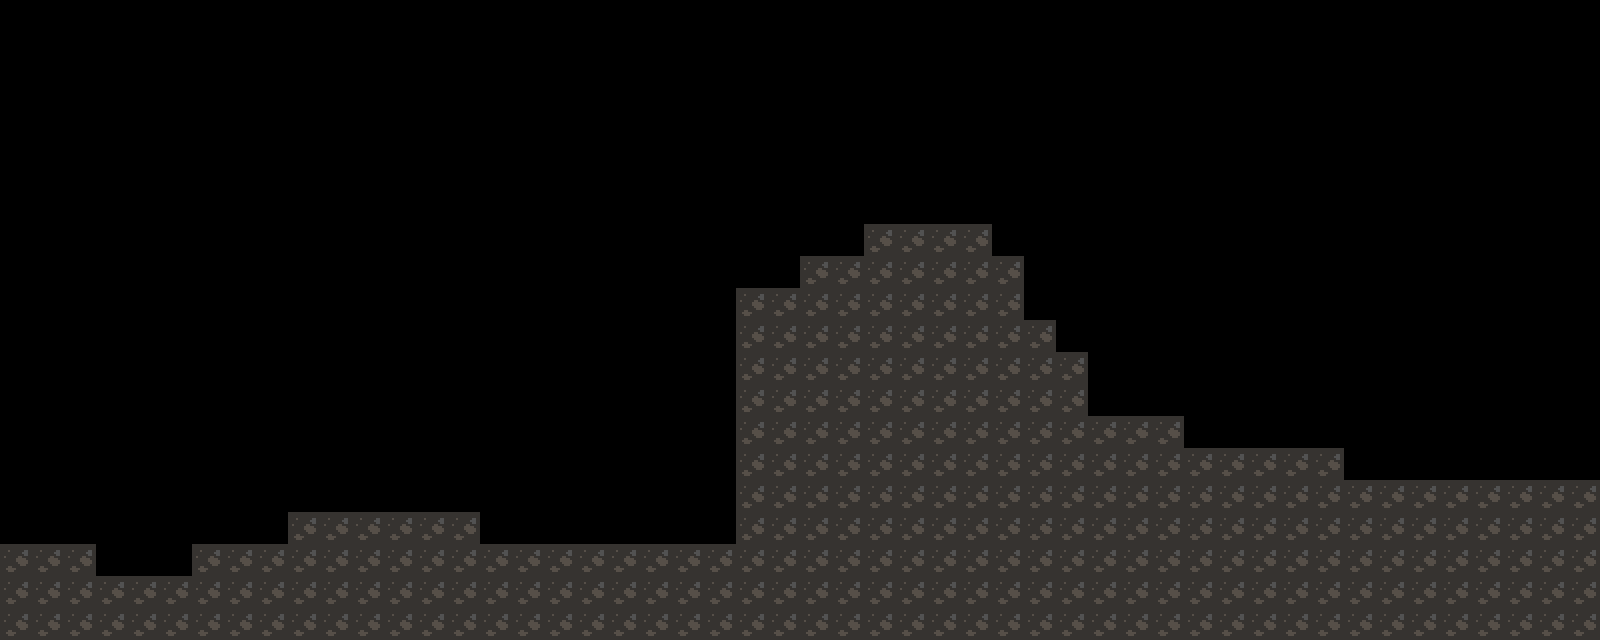

A 2D game scene composited from a Tiled map and its tileset images. What follows is a short description and the map's XML, with every tile layer's data as written:
An orthogonal 50x20 tile map with 32x32 px tiles, 1 tile layer (Tile Layer 1).

<map version="1.0" orientation="orthogonal" renderorder="right-down" width="50" height="20" tilewidth="32" tileheight="32" nextobjectid="1">
 <tileset firstgid="1" name="tiles_16_with_vines" tilewidth="32" tileheight="32" tilecount="36" columns="6">
  <image source="../Tilesets/tiles_16_with_vines.png" width="192" height="192" />
 </tileset>
 <layer name="Tile Layer 1" width="50" height="20">
  <data encoding="csv">
0,0,0,0,0,0,0,0,0,0,0,0,0,0,0,0,0,0,0,0,0,0,0,0,0,0,0,0,0,0,0,0,0,0,0,0,0,0,0,0,0,0,0,0,0,0,0,0,0,0,
0,0,0,0,0,0,0,0,0,0,0,0,0,0,0,0,0,0,0,0,0,0,0,0,0,0,0,0,0,0,0,0,0,0,0,0,0,0,0,0,0,0,0,0,0,0,0,0,0,0,
0,0,0,0,0,0,0,0,0,0,0,0,0,0,0,0,0,0,0,0,0,0,0,0,0,0,0,0,0,0,0,0,0,0,0,0,0,0,0,0,0,0,0,0,0,0,0,0,0,0,
0,0,0,0,0,0,0,0,0,0,0,0,0,0,0,0,0,0,0,0,0,0,0,0,0,0,0,0,0,0,0,0,0,0,0,0,0,0,0,0,0,0,0,0,0,0,0,0,0,0,
0,0,0,0,0,0,0,0,0,0,0,0,0,0,0,0,0,0,0,0,0,0,0,0,0,0,0,0,0,0,0,0,0,0,0,0,0,0,0,0,0,0,0,0,0,0,0,0,0,0,
0,0,0,0,0,0,0,0,0,0,0,0,0,0,0,0,0,0,0,0,0,0,0,0,0,0,0,0,0,0,0,0,0,0,0,0,0,0,0,0,0,0,0,0,0,0,0,0,0,0,
0,0,0,0,0,0,0,0,0,0,0,0,0,0,0,0,0,0,0,0,0,0,0,0,0,0,0,0,0,0,0,0,0,0,0,0,0,0,0,0,0,0,0,0,0,0,0,0,0,0,
0,0,0,0,0,0,0,0,0,0,0,0,0,0,0,0,0,0,0,0,0,0,0,0,0,0,0,8,8,8,8,0,0,0,0,0,0,0,0,0,0,0,0,0,0,0,0,0,0,0,
0,0,0,0,0,0,0,0,0,0,0,0,0,0,0,0,0,0,0,0,0,0,0,0,0,8,8,8,8,8,8,8,0,0,0,0,0,0,0,0,0,0,0,0,0,0,0,0,0,0,
0,0,0,0,0,0,0,0,0,0,0,0,0,0,0,0,0,0,0,0,0,0,0,8,8,8,8,8,8,8,8,8,0,0,0,0,0,0,0,0,0,0,0,0,0,0,0,0,0,0,
0,0,0,0,0,0,0,0,0,0,0,0,0,0,0,0,0,0,0,0,0,0,0,8,8,8,8,8,8,8,8,8,8,0,0,0,0,0,0,0,0,0,0,0,0,0,0,0,0,0,
0,0,0,0,0,0,0,0,0,0,0,0,0,0,0,0,0,0,0,0,0,0,0,8,8,8,8,8,8,8,8,8,8,8,0,0,0,0,0,0,0,0,0,0,0,0,0,0,0,0,
0,0,0,0,0,0,0,0,0,0,0,0,0,0,0,0,0,0,0,0,0,0,0,8,8,8,8,8,8,8,8,8,8,8,0,0,0,0,0,0,0,0,0,0,0,0,0,0,0,0,
0,0,0,0,0,0,0,0,0,0,0,0,0,0,0,0,0,0,0,0,0,0,0,8,8,8,8,8,8,8,8,8,8,8,8,8,8,0,0,0,0,0,0,0,0,0,0,0,0,0,
0,0,0,0,0,0,0,0,0,0,0,0,0,0,0,0,0,0,0,0,0,0,0,8,8,8,8,8,8,8,8,8,8,8,8,8,8,8,8,8,8,8,0,0,0,0,0,0,0,0,
0,0,0,0,0,0,0,0,0,0,0,0,0,0,0,0,0,0,0,0,0,0,0,8,8,8,8,8,8,8,8,8,8,8,8,8,8,8,8,8,8,8,8,8,8,8,8,8,8,8,
0,0,0,0,0,0,0,0,0,8,8,8,8,8,8,0,0,0,0,0,0,0,0,8,8,8,8,8,8,8,8,8,8,8,8,8,8,8,8,8,8,8,8,8,8,8,8,8,8,8,
8,8,8,0,0,0,8,8,8,8,8,8,8,8,8,8,8,8,8,8,8,8,8,8,8,8,8,8,8,8,8,8,8,8,8,8,8,8,8,8,8,8,8,8,8,8,8,8,8,8,
8,8,8,8,8,8,8,8,8,8,8,8,8,8,8,8,8,8,8,8,8,8,8,8,8,8,8,8,8,8,8,8,8,8,8,8,8,8,8,8,8,8,8,8,8,8,8,8,8,8,
8,8,8,8,8,8,8,8,8,8,8,8,8,8,8,8,8,8,8,8,8,8,8,8,8,8,8,8,8,8,8,8,8,8,8,8,8,8,8,8,8,8,8,8,8,8,8,8,8,8
</data>
 </layer>
</map>
